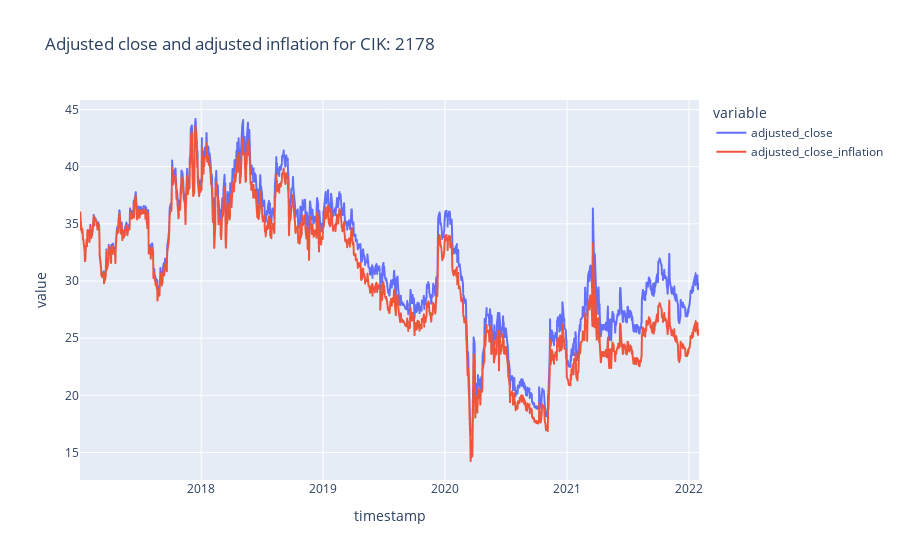

The notebook cell saved with this chart:
### Code cell
fig = px.line(df_merged, x="timestamp", y=["adjusted_close", "adjusted_close_inflation"], title=f"Adjusted close and adjusted inflation for CIK: {curr_cik}")
fig.show()

### Figure 1 — Plotly figure (JSON) as saved in the notebook; plotly's stock layout.template omitted (floating-point values rounded to 4 significant figures; data arrays with more than 128 entries replaced by an {"elided": "..."} marker saying what was removed)
{"data": [{"hovertemplate": "variable=adjusted_close<br>timestamp=%{x}<br>value=%{y}<extra></extra>", "legendgroup": "adjusted_close", "line": {"color": "#636efa", "dash": "solid"}, "marker": {"symbol": "circle"}, "mode": "lines", "name": "adjusted_close", "showlegend": true, "type": "scattergl", "x": {"elided": "1279 str values"}, "xaxis": "x", "y": {"elided": "1279 float values"}, "yaxis": "y"}, {"hovertemplate": "variable=adjusted_close_inflation<br>timestamp=%{x}<br>value=%{y}<extra></extra>", "legendgroup": "adjusted_close_inflation", "line": {"color": "#EF553B", "dash": "solid"}, "marker": {"symbol": "circle"}, "mode": "lines", "name": "adjusted_close_inflation", "showlegend": true, "type": "scattergl", "x": {"elided": "1279 str values"}, "xaxis": "x", "y": {"elided": "1279 float values"}, "yaxis": "y"}], "layout": {"legend": {"title": {"text": "variable"}, "tracegroupgap": 0}, "title": {"text": "Adjusted close and adjusted inflation for CIK: 2178"}, "xaxis": {"anchor": "y", "domain": [0, 1], "title": {"text": "timestamp"}}, "yaxis": {"anchor": "x", "domain": [0, 1], "title": {"text": "value"}}}}
